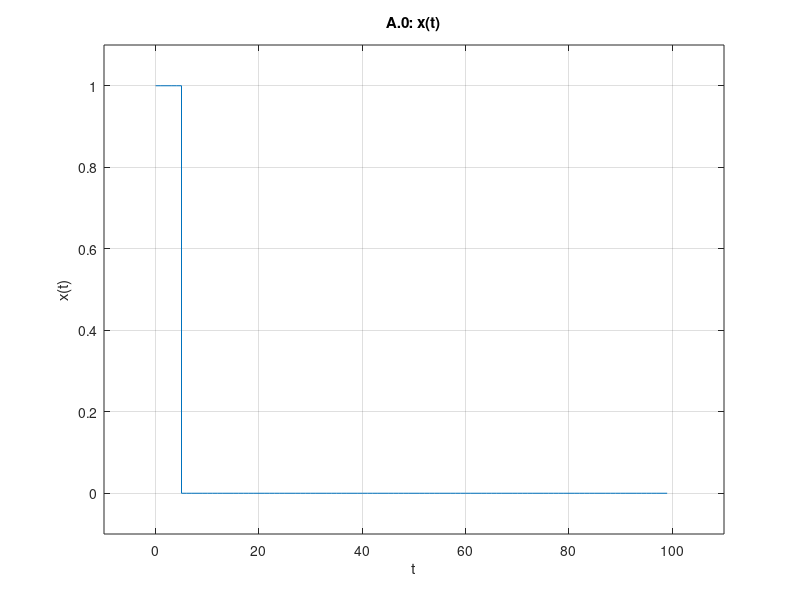
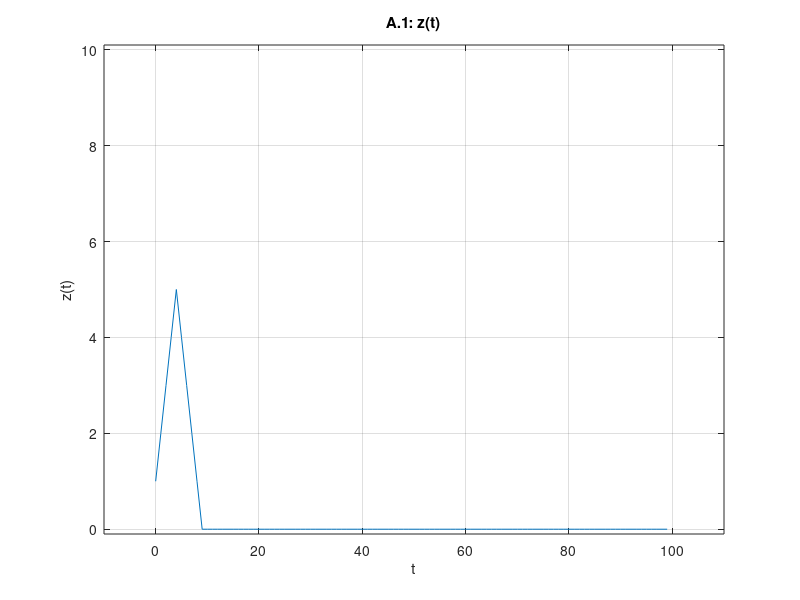
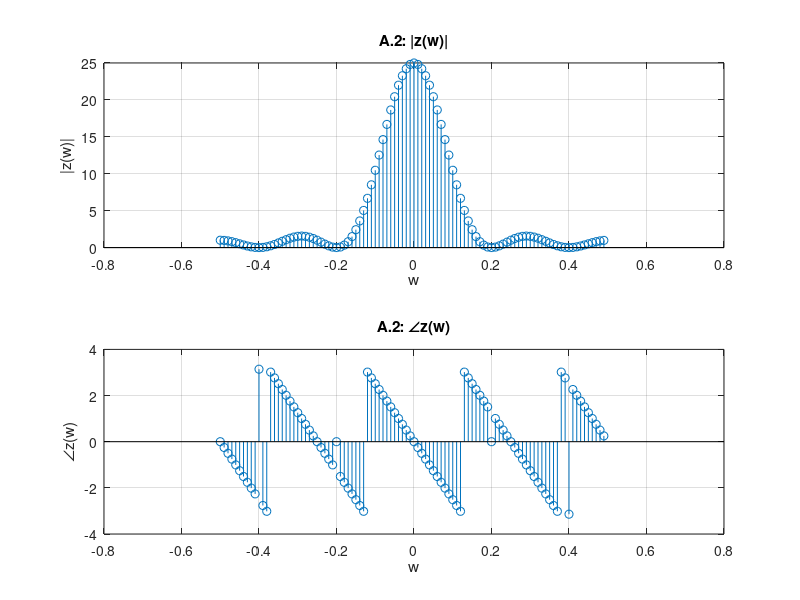
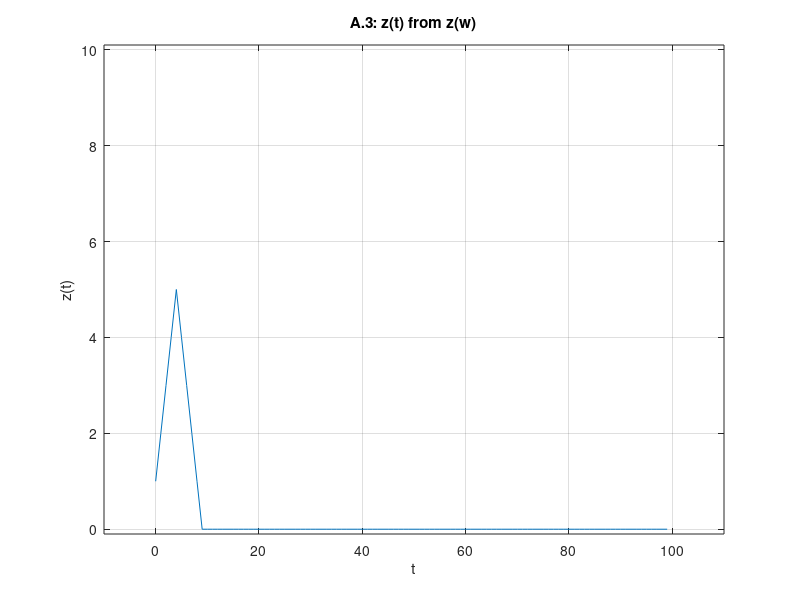

Source code (MATLAB) for these figures, in order:



% SIGNAL GENERATION x(t) 
N = 100; PulseWidth = 5;
t = [0:1:(N-1)];
xt = [ones(1,PulseWidth), zeros(1,N-PulseWidth)];
f = [-(N/2):1:(N/2)-1]*(1/N);

%PLOT x(t)
figure('name','A.0: x(t)');
stairs(t,xt); 

title('A.0: x(t)');
xlabel('t');
ylabel('x(t)');
grid on; 
axis([-10,110,-0.1,1.1]);

%A.1

zt=conv(xt,xt);

%PLOT z(t)
figure('name','A.1: z(t) from convolution');
zt1=zt(1,1:N);
plot(t,zt1); 

title('A.1: z(t)');
xlabel('t');
ylabel('z(t)');
grid on; 
axis([-10,110,-0.1,10.1]);


%A.2

%CALCULATE x(w)
xf = fft(xt);
%CALCULATE z(w)
zf=xf.*xf;

%A.3

%PLOT MAGNITUDE AND PHASE OF z(w)
figure('name','A.3: z(w) = x(w)*x(w)');

subplot(211); stem(f,fftshift( abs(zf))); 
grid on;
title('A.2: |z(w)|')
xlabel('w')
ylabel('|z(w)|')

subplot(212); stem(f,fftshift(angle(zf))); 
grid on;
title('A.2: ∠z(w)');
xlabel('w');
ylabel('∠z(w)');



%A.4

zhat = ifft(zf);


figure('name','A.3: z(t) from z(w)');
plot(t,zhat); 

title('A.3: z(t) from z(w)');
xlabel('t');
ylabel('z(t)');
grid on; 
axis([-10,110,-0.1,10.1]);

























